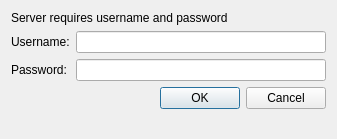
<?xml version="1.0" encoding="UTF-8"?>
<ui version="4.0">
 <class>AuthDialog</class>
 <widget class="QDialog" name="AuthDialog">
  <property name="geometry">
   <rect>
    <x>0</x>
    <y>0</y>
    <width>337</width>
    <height>139</height>
   </rect>
  </property>
  <property name="windowTitle">
   <string>Authentication</string>
  </property>
  <layout class="QFormLayout" name="formLayout">
   <item row="1" column="0">
    <widget class="QLabel" name="label_2">
     <property name="text">
      <string>Username:</string>
     </property>
    </widget>
   </item>
   <item row="1" column="1">
    <widget class="QLineEdit" name="username"/>
   </item>
   <item row="2" column="0">
    <widget class="QLabel" name="label_3">
     <property name="text">
      <string>Password:</string>
     </property>
    </widget>
   </item>
   <item row="2" column="1">
    <widget class="QLineEdit" name="password">
     <property name="echoMode">
      <enum>QLineEdit::Password</enum>
     </property>
    </widget>
   </item>
   <item row="3" column="0" colspan="2">
    <widget class="QDialogButtonBox" name="buttonBox">
     <property name="orientation">
      <enum>Qt::Horizontal</enum>
     </property>
     <property name="standardButtons">
      <set>QDialogButtonBox::Cancel|QDialogButtonBox::Ok</set>
     </property>
    </widget>
   </item>
   <item row="0" column="0" colspan="2">
    <widget class="QLabel" name="label">
     <property name="text">
      <string notr="true">Server requires username and password</string>
     </property>
    </widget>
   </item>
  </layout>
 </widget>
 <resources/>
 <connections>
  <connection>
   <sender>buttonBox</sender>
   <signal>accepted()</signal>
   <receiver>AuthDialog</receiver>
   <slot>accept()</slot>
   <hints>
    <hint type="sourcelabel">
     <x>248</x>
     <y>254</y>
    </hint>
    <hint type="destinationlabel">
     <x>157</x>
     <y>274</y>
    </hint>
   </hints>
  </connection>
  <connection>
   <sender>buttonBox</sender>
   <signal>rejected()</signal>
   <receiver>AuthDialog</receiver>
   <slot>reject()</slot>
   <hints>
    <hint type="sourcelabel">
     <x>316</x>
     <y>260</y>
    </hint>
    <hint type="destinationlabel">
     <x>286</x>
     <y>274</y>
    </hint>
   </hints>
  </connection>
 </connections>
</ui>
